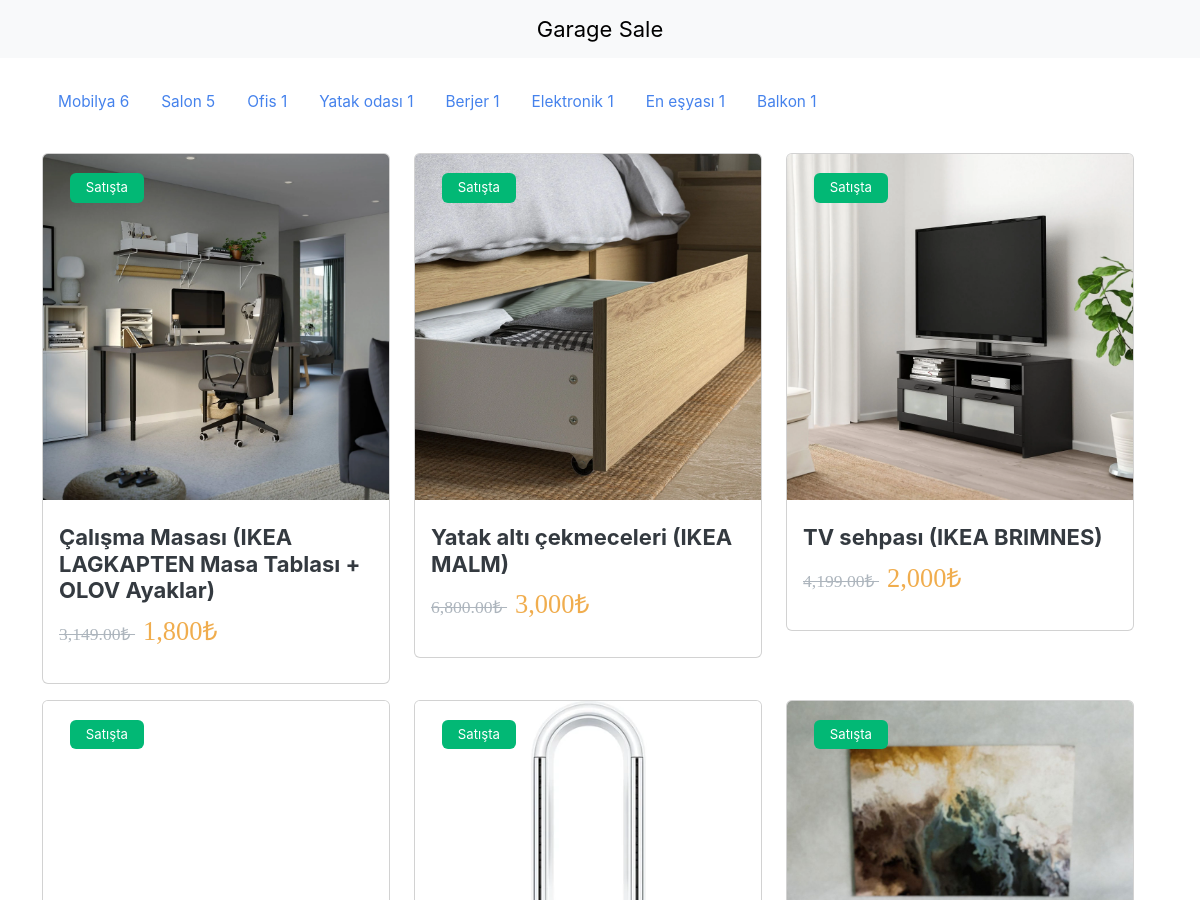
Before: / (upper part) with the older database file.
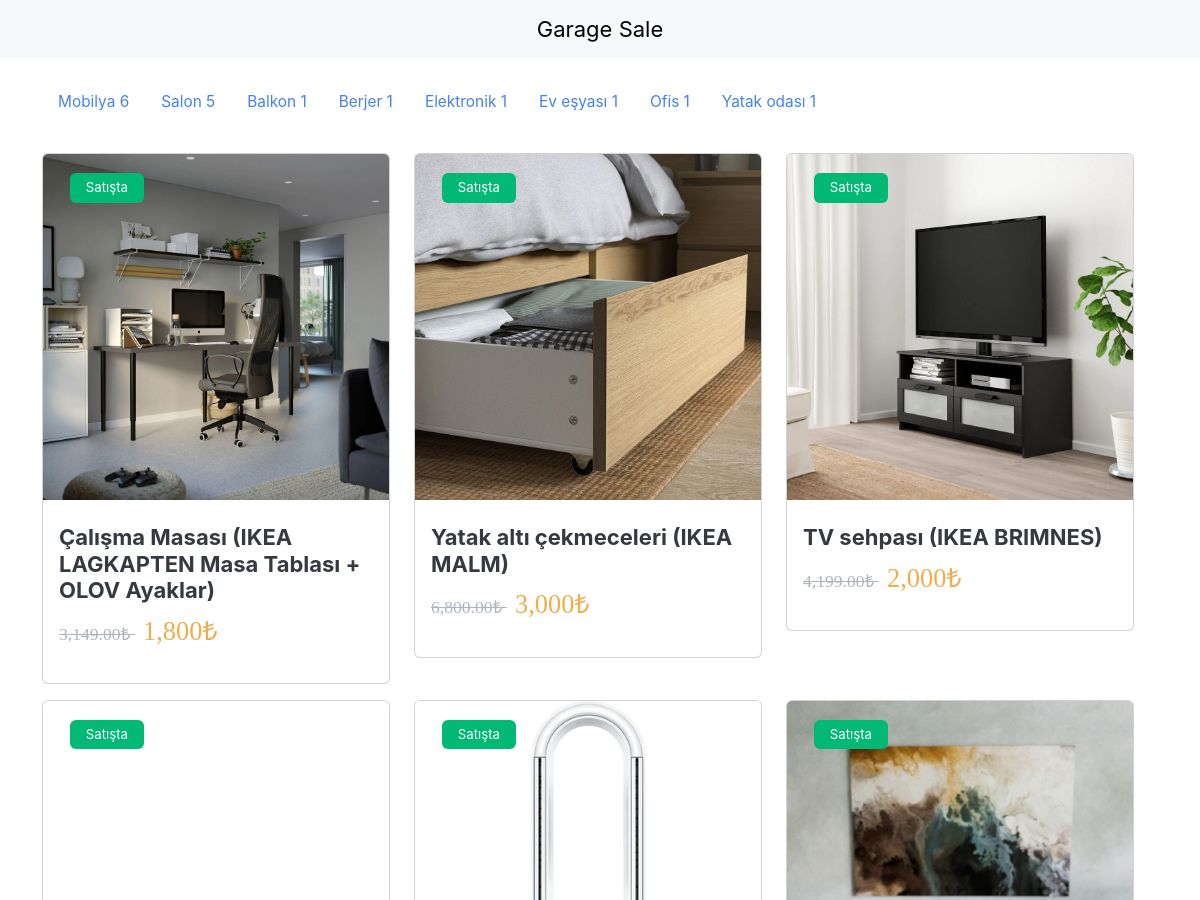
After: the same page with the newer database file.
### market/models.py (models this page shows, shortened)
class Tag(models.Model):
    name = models.CharField(max_length=50, unique=True)
    slug = models.SlugField(max_length=50, unique=True)

class Item(models.Model):
    description = MarkdownField(rendered_field='description_rendered', validator=VALIDATOR_STANDARD, default='')
    description_rendered = RenderedMarkdownField(null=True, blank=True)
    is_sold = models.BooleanField(default=False)
    links = models.ManyToManyField(ItemLink, related_name='items', blank=True)
    name = models.CharField(max_length=255)
    notes = MarkdownField(rendered_field='notes_rendered', validator=VALIDATOR_STANDARD, default='')
    notes_rendered = RenderedMarkdownField(null=True, blank=True)
    purchase_price = models.DecimalField(max_digits=10, decimal_places=2)
    sale_price = models.CharField(max_length=50)
    tags = models.ManyToManyField(Tag, related_name='items', blank=True)

class ItemImage(models.Model):
    item = models.ForeignKey(Item, related_name='images', on_delete=models.CASCADE)
    image = models.ImageField(upload_to='market/')

### market/views.py (the view)
# urls.py: path('', views.list_view, name='list'),
def list_view(request):
    tag_slug = request.GET.get('tag')
    if tag_slug:
        items = Item.objects.filter(tags__slug=tag_slug).all()
    else:
        items = Item.objects.all()
    tags = Tag.objects.annotate(count=Count('items')).order_by('-count')
    return render(
        request,
        'market/list.html',
        {'items': items, 'tags': tags, 'selected_tag': tag_slug}
    );

### market/templates/market/list.html (shortened to what this page needs)
{% extends "layout.html" %}
{% load bootstrap_icons %}
{% load humanize %}
{% block content %}
    <div class="container">
        <div class="row">
            <div class="col-12">
                <ul class="nav nav-pills">
                    {% for tag in tags %}
                        <li class="nav-item">
                            <a
                              href="
                                {% if tag.slug == selected_tag %}{% url 'market:list' %}{% else %}{% url 'market:list' %}?tag={{ tag.slug }}{% endif %}"
                              class="nav-link {% if tag.slug == selected_tag %}active{% endif %}"
                            >
                                {{ tag.name.capitalize }} {{ tag.count }}
                            </a>
                        </li>
                    {% endfor %}
                </ul>
            </div>
            <div class="row gy-3" data-masonry='{"percentPosition": true }'>
                {% for item in items %}
                    <div class="col-12 col-md-6 col-xl-4 position-relative">
                        <div class="position-absolute z-3" style="top:20px; left:40px">
                            {% if item.is_sold %}
                                <span class="badge bg-danger">Satıldı</span>
                            {% else %}
                                <span class="badge bg-success">Satışta</span>
                            {% endif %}
                        </div>
                        <div class="card mh-100 {% if item.is_sold == True %} pe-none opacity-50 {% endif %}">
                            {% if item.images.all|length > 0 %}
                                <img src="{{ item.images.first.image.url }}" class="card-img-top" alt="{{ item.name }}">
                            {% endif %}
                            <div class="card-body">
                                <h5 class="card-title mt-2">
                                    {{ item.name }}
                                </h5>
                                <p class="card-text fw-medium">
                                    <span class="text-decoration-line-through text-secondary">
                                        {{ item.purchase_price | intcomma }}₺
                                    </span>
                                    <span class="text-warning ms-2 fs-4 fw-medium">
                                        {{ item.sale_price | intcomma }}₺
                                    </span>
                                </p>
                            </div>
                        </div>
                    </div>
                {% endfor %}
            </div>
        </div>
    </div>
{% endblock %}

### templates/layout.html (shortened to what this page needs)
{% load static %}
<html>
<head>
    {% load bootstrap5 %}
    {% bootstrap_css %}
    <link rel="stylesheet" href="{% static 'css/style.css' %}" />
</head>
<body>
<div class="d-flex flex-column min-vh-100">
    {% include "header.html" %}
    <main class="d-flex flex-column flex-grow-1 py-4">
        {% block content %}{% endblock %}
    </main>
</div>
</body>
</html>

### templates/header.html
<header>
    <nav class="navbar navbar-light bg-light">
        <div class="container">
            <a class="navbar-brand m-auto" href="/">
                Garage Sale
            </a>
        </div>
    </nav>
</header>

Changed rows visible on the page:
shown differently, row unchanged: Tag "Balkon": moves up the list
changed Tag: name "En eşyası" → "Ev eşyası"
shown differently, row unchanged: Tag "Ofis": moves down the list
shown differently, row unchanged: Tag "Yatak odası": moves down the list
